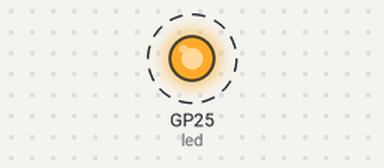
A program run on a simulated Raspberry Pi Pico running MicroPython. Parts: output pins drawn as LEDs (lit = HIGH). Dashed ring = blinking. What the program prints to the serial console is not drawn.

Above: at 0.5 s.
Timing chart, 0 to 4.6 s (numbered marks = the images above):
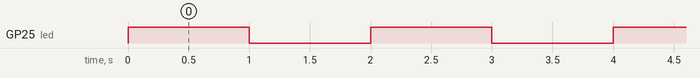

The program:

main.py
```python
"""MicroPython Hello World that prints Hello World to the console and blinks the LED on the Pico."""

import time

from machine import Pin

led = Pin("LED", Pin.OUT)

while True:
    led.toggle()
    print("Hello World!\n")
    time.sleep(1.0)
```

Measured:
- by itself, GP25 (led): alternates HIGH for 1.0 s and LOW for 1.0 s
